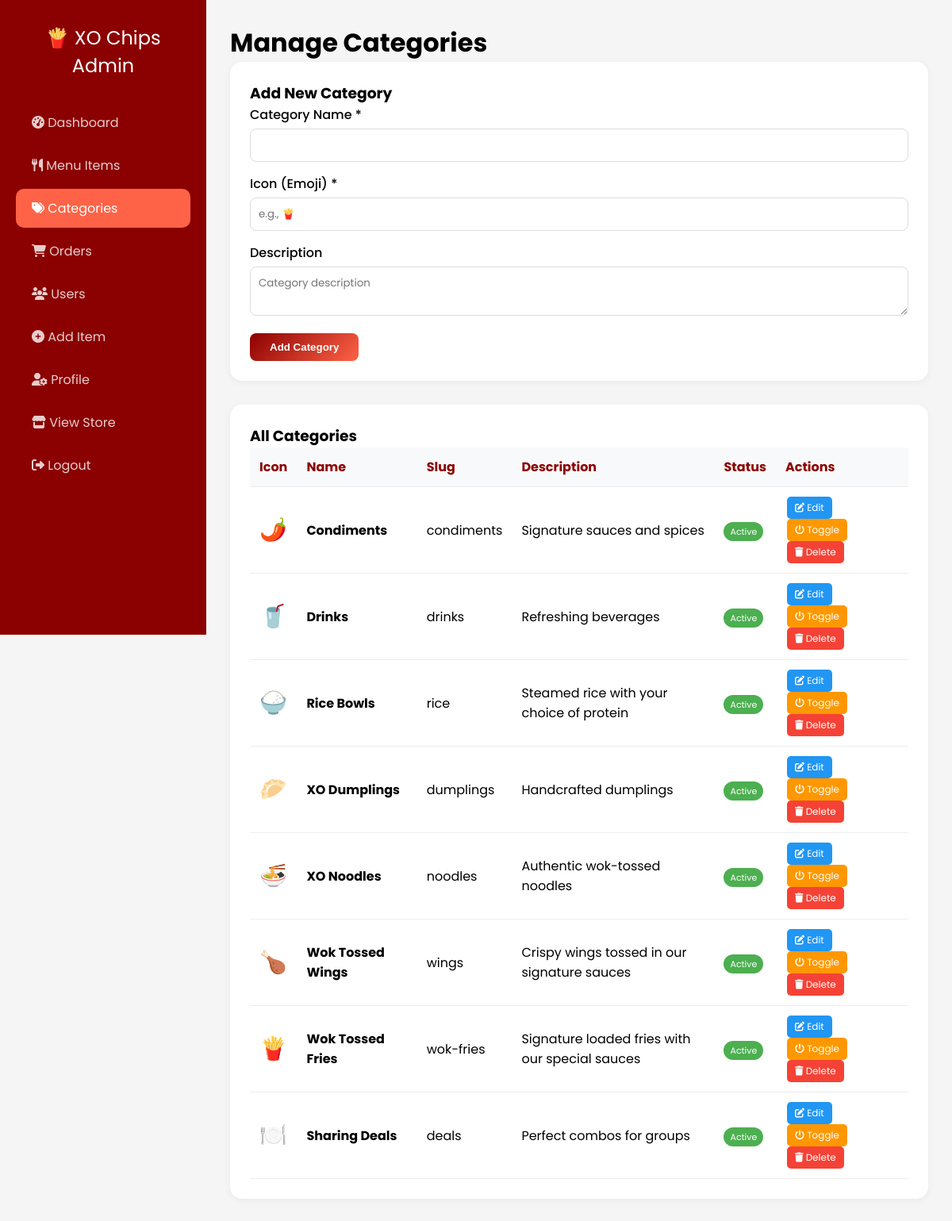
Screenshot of /admin_categories.php (signed in) with the database file from the repository.
### tables this page shows
CREATE TABLE categories (
    id INT PRIMARY KEY AUTO_INCREMENT,
    name VARCHAR(100) NOT NULL,
    slug VARCHAR(100) UNIQUE NOT NULL,
    description TEXT,
    icon VARCHAR(50),
    image VARCHAR(255),
    status ENUM('active', 'inactive') DEFAULT 'active',
    created_at TIMESTAMP DEFAULT CURRENT_TIMESTAMP
);

### admin_categories.php (the view, shortened to what this page needs)
<?php
include "database.php";
$categories = mysqli_query($conn, "SELECT * FROM categories ORDER BY id DESC");
$edit_category = null;
?>
<!DOCTYPE html>
<html lang="en">
<head>
    <link rel="stylesheet" href="https://cdnjs.cloudflare.com/ajax/libs/font-awesome/6.4.0/css/all.min.css">
</head>
<body>
    <div class="admin-sidebar">
        <div class="admin-logo">🍟 XO Chips Admin</div>
        <div class="admin-nav">
            <a href="admin_dashboard.php"><i class="fas fa-tachometer-alt"></i> Dashboard</a>
            <a href="admin_products.php"><i class="fas fa-utensils"></i> Menu Items</a>
            <a href="admin_categories.php" class="active"><i class="fas fa-tags"></i> Categories</a>
            <a href="admin_orders.php"><i class="fas fa-shopping-cart"></i> Orders</a>
            <a href="admin_users.php"><i class="fas fa-users"></i> Users</a>
            <a href="admin_add_product.php"><i class="fas fa-plus-circle"></i> Add Item</a>
            <a href="admin_profile.php"><i class="fas fa-user-cog"></i> Profile</a>
            <a href="index.php"><i class="fas fa-store"></i> View Store</a>
            <a href="logout.php"><i class="fas fa-sign-out-alt"></i> Logout</a>
        </div>
    </div>
    <div class="admin-main">
        <h1>Manage Categories</h1>
        <div class="form-card">
            <h3><?php echo $edit_category ? 'Edit Category' : 'Add New Category'; ?></h3>
            <form method="post" enctype="multipart/form-data">
                <div class="form-group">
                    <label>Category Name *</label>
                    <input type="text" name="name" value="<?php echo $edit_category ? htmlspecialchars($edit_category['name']) : ''; ?>" required>
                </div>
                <div class="form-group">
                    <label>Icon (Emoji) *</label>
                    <input type="text" name="icon" value="<?php echo $edit_category ? $edit_category['icon'] : ''; ?>" required placeholder="e.g., 🍟">
                </div>
                <div class="form-group">
                    <label>Description</label>
                    <textarea name="description" rows="2" placeholder="Category description"><?php echo $edit_category ? htmlspecialchars($edit_category['description']) : ''; ?></textarea>
                </div>
                <button type="submit" name="<?php echo $edit_category ? 'update_category' : 'add_category'; ?>" class="btn-submit">
                    <?php echo $edit_category ? 'Update Category' : 'Add Category'; ?>
                </button>
            </form>
        </div>
        <div class="table-container">
            <h3>All Categories</h3>
            <table>
                <thead>
                    <tr>
                        <th>Icon</th>
                        <th>Name</th>
                        <th>Slug</th>
                        <th>Description</th>
                        <th>Status</th>
                        <th>Actions</th>
                    </tr>
                </thead>
                <tbody>
                    <?php if(mysqli_num_rows($categories) == 0): ?>
                    <tr>
                        <td colspan="6" style="text-align: center;">No categories found</td>
                    </tr>
                    <?php else: ?>
                    <?php while($cat = mysqli_fetch_assoc($categories)): ?>
                    <tr>
                        <td style="font-size: 28px;"><?php echo $cat['icon']; ?></td>
                        <td><strong><?php echo htmlspecialchars($cat['name']); ?></strong></td>
                        <td><?php echo $cat['slug']; ?></td>
                        <td><?php echo substr(htmlspecialchars($cat['description']), 0, 50); ?></td>
                        <td>
                            <span class="<?php echo $cat['status'] == 'active' ? 'badge-active' : 'badge-inactive'; ?>">
                                <?php echo ucfirst($cat['status']); ?>
                            </span>
                        </td>
                        <td>
                            <a href="?edit=<?php echo $cat['id']; ?>" class="btn-edit"><i class="fas fa-edit"></i> Edit</a>
                            <a href="?toggle=<?php echo $cat['id']; ?>" class="btn-toggle" onclick="return confirm('Toggle category status?')"><i class="fas fa-power-off"></i> Toggle</a>
                            <a href="?delete=<?php echo $cat['id']; ?>" class="btn-delete" onclick="return confirm('Delete this category? This will not delete products but they will become uncategorized.')"><i class="fas fa-trash"></i> Delete</a>
                        </td>
                    </tr>
                    <?php endwhile; ?>
                    <?php endif; ?>
                </tbody>
            </table>
        </div>
    </div>
</body>
</html>

### admin_categories.php (style rules this page uses)
* { margin: 0; padding: 0; box-sizing: border-box; }
body { font-family: 'Poppins', sans-serif; background: #f5f5f5; }
.admin-sidebar { position: fixed; left: 0; top: 0; width: 260px; height: 100vh; background: #8B0000; color: white; padding: 30px 20px; overflow-y: auto; }
.admin-main { margin-left: 260px; padding: 30px; }
.admin-logo { font-size: 24px; text-align: center; margin-bottom: 30px; }
.admin-nav a { display: block; padding: 12px 20px; color: rgba(255,255,255,0.8); text-decoration: none; border-radius: 10px; margin-bottom: 5px; transition: all 0.3s; }
.admin-nav a:hover, .admin-nav a.active { background: #FF6347; color: white; }
.form-card, .table-container { background: white; border-radius: 15px; padding: 25px; margin-bottom: 30px; box-shadow: 0 2px 10px rgba(0,0,0,0.05); }
.form-group { margin-bottom: 15px; }
label { display: block; margin-bottom: 5px; font-weight: 500; }
input, select, textarea { width: 100%; padding: 10px; border: 1px solid #ddd; border-radius: 8px; font-family: inherit; }
.btn-submit { background: linear-gradient(135deg, #8B0000, #FF6347); color: white; padding: 10px 25px; border: none; border-radius: 8px; cursor: pointer; font-weight: 600; }
table { width: 100%; border-collapse: collapse; }
th, td { padding: 12px; text-align: left; border-bottom: 1px solid #eee; }
th { background: #f8f9fa; color: #8B0000; }
.btn-edit, .btn-delete, .btn-toggle { padding: 5px 10px; border-radius: 5px; text-decoration: none; font-size: 12px; margin: 0 2px; display: inline-block; }
.btn-edit { background: #2196f3; color: white; }
.btn-delete { background: #f44336; color: white; }
.btn-toggle { background: #ff9800; color: white; }
.badge-active { background: #4caf50; color: white; padding: 4px 8px; border-radius: 20px; font-size: 11px; }

### rows the page displays
categories: icon "🌶️", name "Condiments", slug "condiments", description "Signature sauces and spices", status "Active"
categories: icon "🥤", name "Drinks", slug "drinks", description "Refreshing beverages", status "Active"
categories: icon "🍚", name "Rice Bowls", slug "rice", description "Steamed rice with your choice of protein", status "Active"
categories: icon "🥟", name "XO Dumplings", slug "dumplings", description "Handcrafted dumplings", status "Active"
categories: icon "🍜", name "XO Noodles", slug "noodles", description "Authentic wok-tossed noodles", status "Active"
categories: icon "🍗", name "Wok Tossed Wings", slug "wings", description "Crispy wings tossed in our signature sauces", status "Active"
categories: icon "🍟", name "Wok Tossed Fries", slug "wok-fries", description "Signature loaded fries with our special sauces", status "Active"
categories: icon "🍽️", name "Sharing Deals", slug "deals", description "Perfect combos for groups", status "Active"
